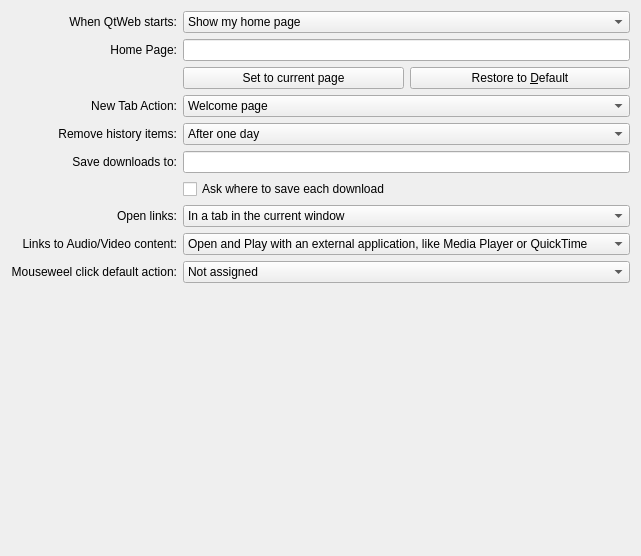
     <widget class="QWidget" name="tab">
      <attribute name="title">
       <string>General</string>
      </attribute>
      <layout class="QGridLayout" name="commonSettingsGridLayout">
       <item row="0" column="0">
        <widget class="QLabel" name="label_17">
         <property name="text">
          <string>When QtWeb starts:</string>
         </property>
         <property name="alignment">
          <set>Qt::AlignLeading|Qt::AlignLeft|Qt::AlignRight|Qt::AlignTrailing|Qt::AlignVCenter</set>
         </property>
        </widget>
       </item>
       <item row="0" column="1">
        <widget class="QComboBox" name="startupAction">
         <item>
          <property name="text">
           <string>Show my home page</string>
          </property>
         </item>
         <item>
          <property name="text">
           <string>Show a blank page</string>
          </property>
         </item>
         <item>
          <property name="text">
           <string>Show my windows and tabs from last session</string>
          </property>
         </item>
        </widget>
       </item>
       <item row="1" column="0">
        <widget class="QLabel" name="label_3">
         <property name="text">
          <string>Home Page:</string>
         </property>
         <property name="alignment">
          <set>Qt::AlignRight|Qt::AlignTrailing|Qt::AlignVCenter</set>
         </property>
        </widget>
       </item>
       <item row="1" column="1">
        <widget class="QLineEdit" name="homeLineEdit"/>
       </item>
       <item row="2" column="1">
        <layout class="QHBoxLayout" name="horizontalLayout_6">
         <item>
          <widget class="QPushButton" name="setHomeToCurrentPageButton">
           <property name="text">
            <string>Set to current page</string>
           </property>
          </widget>
         </item>
         <item>
          <widget class="QPushButton" name="restoreToDefaultButton">
           <property name="text">
            <string>Restore to &amp;Default</string>
           </property>
          </widget>
         </item>
        </layout>
       </item>
       <item row="3" column="0">
        <widget class="QLabel" name="label_18">
         <property name="text">
          <string>New Tab Action:</string>
         </property>
         <property name="alignment">
          <set>Qt::AlignRight|Qt::AlignTrailing|Qt::AlignVCenter</set>
         </property>
        </widget>
       </item>
       <item row="3" column="1">
        <widget class="QComboBox" name="newTabAction">
         <item>
          <property name="text">
           <string>Welcome page</string>
          </property>
         </item>
         <item>
          <property name="text">
           <string>Home page</string>
          </property>
         </item>
         <item>
          <property name="text">
           <string>Blank page</string>
          </property>
         </item>
        </widget>
       </item>
       <item row="4" column="0">
        <widget class="QLabel" name="label_4">
         <property name="text">
          <string>Remove history items:</string>
         </property>
         <property name="alignment">
          <set>Qt::AlignRight|Qt::AlignTrailing|Qt::AlignVCenter</set>
         </property>
        </widget>
       </item>
       <item row="4" column="1">
        <widget class="QComboBox" name="expireHistory">
         <item>
          <property name="text">
           <string>After one day</string>
          </property>
         </item>
         <item>
          <property name="text">
           <string>After one week</string>
          </property>
         </item>
         <item>
          <property name="text">
           <string>After two weeks</string>
          </property>
         </item>
         <item>
          <property name="text">
           <string>After one month</string>
          </property>
         </item>
         <item>
          <property name="text">
           <string>After one year</string>
          </property>
         </item>
         <item>
          <property name="text">
           <string>Manually</string>
          </property>
         </item>
        </widget>
       </item>
       <item row="5" column="0">
        <widget class="QLabel" name="label_7">
         <property name="text">
          <string>Save downloads to:</string>
         </property>
         <property name="alignment">
          <set>Qt::AlignRight|Qt::AlignTrailing|Qt::AlignVCenter</set>
         </property>
        </widget>
       </item>
       <item row="5" column="1">
        <widget class="QLineEdit" name="downloadsLocation"/>
       </item>
       <item row="6" column="1">
        <widget class="QCheckBox" name="checkBoxAsk">
         <property name="text">
          <string>Ask where to save each download</string>
         </property>
        </widget>
       </item>
       <item row="7" column="0">
        <widget class="QLabel" name="label_8">
         <property name="text">
          <string>Open links:</string>
         </property>
         <property name="alignment">
          <set>Qt::AlignRight|Qt::AlignTrailing|Qt::AlignVCenter</set>
         </property>
        </widget>
       </item>
       <item row="7" column="1">
        <widget class="QComboBox" name="openLinksIn">
         <item>
          <property name="text">
           <string>In a tab in the current window</string>
          </property>
         </item>
         <item>
          <property name="text">
           <string>In a new window</string>
          </property>
         </item>
        </widget>
       </item>
       <item row="8" column="0">
        <widget class="QLabel" name="label_16">
         <property name="text">
          <string>Links to Audio/Video content:</string>
         </property>
         <property name="alignment">
          <set>Qt::AlignLeading|Qt::AlignLeft|Qt::AlignRight|Qt::AlignTrailing|Qt::AlignVCenter</set>
         </property>
        </widget>
       </item>
       <item row="8" column="1">
        <widget class="QComboBox" name="comboBoxAV">
         <item>
          <property name="text">
           <string>Open and Play with an external application, like Media Player or QuickTime</string>
          </property>
         </item>
         <item>
          <property name="text">
           <string>Do not launch an external application, just download and store to Downloads</string>
          </property>
         </item>
        </widget>
       </item>
       <item row="9" column="0">
        <widget class="QLabel" name="label_19">
         <property name="text">
          <string>Mouseweel click default action:</string>
         </property>
         <property name="alignment">
          <set>Qt::AlignLeading|Qt::AlignLeft|Qt::AlignRight|Qt::AlignTrailing|Qt::AlignVCenter</set>
         </property>
        </widget>
       </item>
       <item row="9" column="1">
        <widget class="QComboBox" name="mouseweelClick">
         <item>
          <property name="text">
           <string>Not assigned</string>
          </property>
         </item>
         <item>
          <property name="text">
           <string>Start webpage font resizing using the weel</string>
          </property>
         </item>
        </widget>
       </item>
       <item row="10" column="1">
        <spacer>
         <property name="orientation">
          <enum>Qt::Vertical</enum>
         </property>
         <property name="sizeHint" stdset="0">
          <size>
           <width>391</width>
           <height>262</height>
          </size>
         </property>
        </spacer>
       </item>
      </layout>
     </widget>
